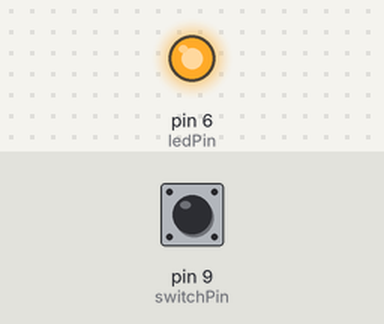
A sketch run on a simulated Arduino Uno, built with avr-gcc and run on an emulated ATmega328P. Shown: output pins drawn as LEDs (lit = HIGH). The inputs (shaded band) are chosen by the test bench; at power-on: pin 9 (switchPin) HIGH.

Above: at 1.2 s.
1.3 s: pin 9 (switchPin) pulled LOW for 0.15 s
At 2.4 s:
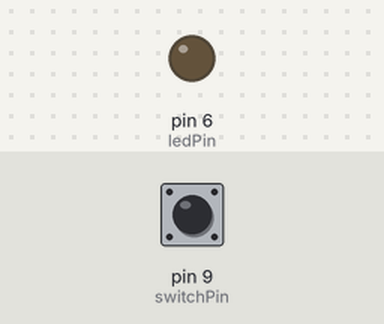
2.9 s: pin 9 (switchPin) pulled LOW for 1 s
At 4.9 s:
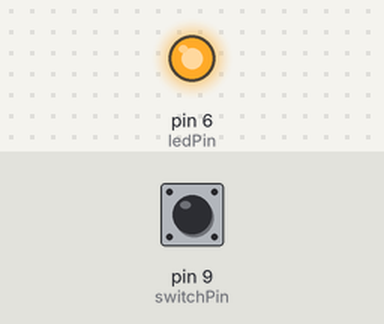
5.4 s: pin 9 (switchPin) pulled LOW for 3.2 s
At 9.6 s:
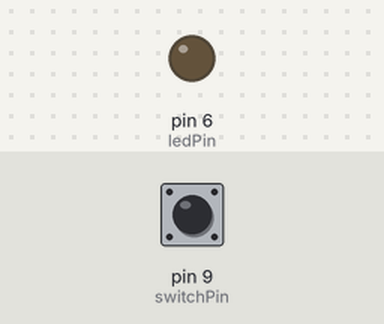
Timing chart, 0 to 11.1 s (numbered marks = the images above; inputs shaded):
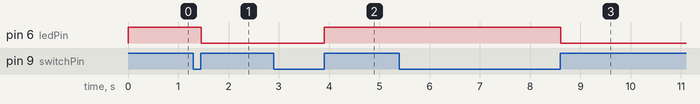

Measured:
- after the input at 1.3 s, pin 6 (ledPin): HIGH → LOW after 0.16 s
- after the input at 2.9 s, pin 6 (ledPin): LOW → HIGH after 1.0 s
- after the input at 5.4 s, pin 6 (ledPin): HIGH → LOW after 3.2 s

The sketch:

code_avec_antirebond.ino
```cpp
/*
Avec ce code, on allume la led en appuyant sur bp et pour l'eteindre il faut un nouvel appui.
ICI ON DEFINIE UNE FONCTION SPECIALE QUI PERMET D'EVITER LES EFFETS DE REBONDS!!
*/
int switchPin = 9;
int ledPin = 6;
boolean lastButton = LOW;

/* on va enregistrer l'etat du bp lors de la boucle précédente
 *  dans la variable lastButton.
 */
/*
 * cette dernière est initialement mis à l'état bas (c'est une variable
 * booleen qui ne peut pendre que 2 états)
 */
boolean currentButton = LOW;
boolean ledOn = false;
// l'état en cours de led est enrégistré dans la variable ledOn qui est initialement mise à 0
void setup()
{
  pinMode(switchPin, INPUT);
  pinMode(ledPin, OUTPUT);
}
boolean debounce(boolean last,int BP)
/* Fonction pour eviter les effets de rebond.
 *  cette function retourne une valeur booléen et ainsi elle definie comme booléen
 *  dans cette fonction, l'argument en entrée est la valeur last et la broche ou est connecte le BP
  */
{
  boolean current = digitalRead(BP); //pour déterminer la valeur actuelle du bp
  if (last != current)
  {
    delay(5);
    /*si l'etat actuelle du bp est different de l'etat precedent,
     * on temporise 5ms juste assez pour memoriser l'etat du bp avant la secession de l'appui
     */
    current = digitalRead(BP);
    // A ce moment on suppose que la valeur lue ne correspond plus au bonds
  }
  return current;
}
void loop()
{
  currentButton = debounce (lastButton,switchPin);
  if (lastButton == LOW && currentButton == HIGH)
  // pour detecter le passage de l'ouverture à la fermeture du bp
  {
    ledOn = !ledOn;
    //on met à jour cette variable car la led change d'etat
   }
  lastButton = currentButton;
  digitalWrite(ledPin, ledOn);

}
```
